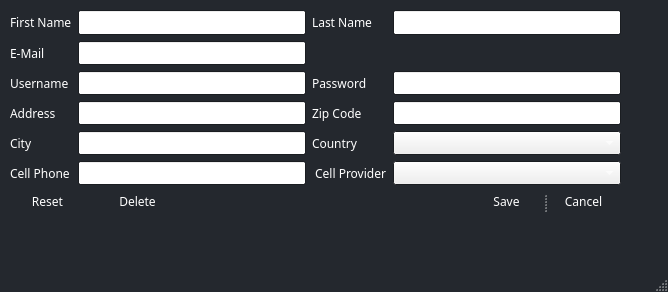
<?xml version="1.0" encoding="UTF-8"?>
<ui version="4.0">
 <class>AdminEditSelectedUserWindow</class>
 <widget class="QMainWindow" name="AdminEditSelectedUserWindow">
  <property name="geometry">
   <rect>
    <x>0</x>
    <y>0</y>
    <width>668</width>
    <height>292</height>
   </rect>
  </property>
  <property name="palette">
   <palette>
    <active>
     <colorrole role="WindowText">
      <brush brushstyle="SolidPattern">
       <color alpha="255">
        <red>255</red>
        <green>255</green>
        <blue>255</blue>
       </color>
      </brush>
     </colorrole>
     <colorrole role="ButtonText">
      <brush brushstyle="SolidPattern">
       <color alpha="255">
        <red>255</red>
        <green>255</green>
        <blue>255</blue>
       </color>
      </brush>
     </colorrole>
     <colorrole role="Base">
      <brush brushstyle="SolidPattern">
       <color alpha="255">
        <red>255</red>
        <green>255</green>
        <blue>255</blue>
       </color>
      </brush>
     </colorrole>
     <colorrole role="Window">
      <brush brushstyle="SolidPattern">
       <color alpha="255">
        <red>36</red>
        <green>40</green>
        <blue>46</blue>
       </color>
      </brush>
     </colorrole>
    </active>
    <inactive>
     <colorrole role="WindowText">
      <brush brushstyle="SolidPattern">
       <color alpha="255">
        <red>255</red>
        <green>255</green>
        <blue>255</blue>
       </color>
      </brush>
     </colorrole>
     <colorrole role="ButtonText">
      <brush brushstyle="SolidPattern">
       <color alpha="255">
        <red>255</red>
        <green>255</green>
        <blue>255</blue>
       </color>
      </brush>
     </colorrole>
     <colorrole role="Base">
      <brush brushstyle="SolidPattern">
       <color alpha="255">
        <red>255</red>
        <green>255</green>
        <blue>255</blue>
       </color>
      </brush>
     </colorrole>
     <colorrole role="Window">
      <brush brushstyle="SolidPattern">
       <color alpha="255">
        <red>36</red>
        <green>40</green>
        <blue>46</blue>
       </color>
      </brush>
     </colorrole>
    </inactive>
    <disabled>
     <colorrole role="WindowText">
      <brush brushstyle="SolidPattern">
       <color alpha="255">
        <red>120</red>
        <green>120</green>
        <blue>120</blue>
       </color>
      </brush>
     </colorrole>
     <colorrole role="ButtonText">
      <brush brushstyle="SolidPattern">
       <color alpha="255">
        <red>120</red>
        <green>120</green>
        <blue>120</blue>
       </color>
      </brush>
     </colorrole>
     <colorrole role="Base">
      <brush brushstyle="SolidPattern">
       <color alpha="255">
        <red>36</red>
        <green>40</green>
        <blue>46</blue>
       </color>
      </brush>
     </colorrole>
     <colorrole role="Window">
      <brush brushstyle="SolidPattern">
       <color alpha="255">
        <red>36</red>
        <green>40</green>
        <blue>46</blue>
       </color>
      </brush>
     </colorrole>
    </disabled>
   </palette>
  </property>
  <property name="font">
   <font>
    <family>Century Gothic</family>
   </font>
  </property>
  <property name="windowTitle">
   <string>MainWindow</string>
  </property>
  <widget class="QWidget" name="centralwidget">
   <widget class="QLabel" name="errorOutputLabel">
    <property name="geometry">
     <rect>
      <x>240</x>
      <y>190</y>
      <width>211</width>
      <height>16</height>
     </rect>
    </property>
    <property name="styleSheet">
     <string notr="true">color: rgb(170, 0, 0);</string>
    </property>
    <property name="text">
     <string/>
    </property>
   </widget>
   <widget class="QSplitter" name="splitter">
    <property name="geometry">
     <rect>
      <x>470</x>
      <y>190</y>
      <width>150</width>
      <height>23</height>
     </rect>
    </property>
    <property name="orientation">
     <enum>Qt::Horizontal</enum>
    </property>
    <widget class="QPushButton" name="createButton">
     <property name="text">
      <string>Save</string>
     </property>
     <property name="flat">
      <bool>true</bool>
     </property>
    </widget>
    <widget class="QPushButton" name="cancelButton">
     <property name="text">
      <string>Cancel</string>
     </property>
     <property name="autoDefault">
      <bool>false</bool>
     </property>
     <property name="flat">
      <bool>true</bool>
     </property>
    </widget>
   </widget>
   <widget class="QPushButton" name="resetButton">
    <property name="geometry">
     <rect>
      <x>10</x>
      <y>190</y>
      <width>75</width>
      <height>23</height>
     </rect>
    </property>
    <property name="text">
     <string>Reset</string>
    </property>
    <property name="autoDefault">
     <bool>false</bool>
    </property>
    <property name="flat">
     <bool>true</bool>
    </property>
   </widget>
   <widget class="QWidget" name="layoutWidget">
    <property name="geometry">
     <rect>
      <x>10</x>
      <y>10</y>
      <width>611</width>
      <height>175</height>
     </rect>
    </property>
    <layout class="QGridLayout" name="gridLayout">
     <item row="1" column="0">
      <widget class="QLabel" name="label_3">
       <property name="text">
        <string>E-Mail</string>
       </property>
      </widget>
     </item>
     <item row="1" column="1">
      <widget class="QLineEdit" name="emailInputBox">
       <property name="text">
        <string/>
       </property>
      </widget>
     </item>
     <item row="2" column="1">
      <widget class="QLineEdit" name="usernameInputBox">
       <property name="text">
        <string/>
       </property>
      </widget>
     </item>
     <item row="2" column="0">
      <widget class="QLabel" name="label_4">
       <property name="text">
        <string>Username</string>
       </property>
      </widget>
     </item>
     <item row="2" column="2">
      <widget class="QLabel" name="label_5">
       <property name="text">
        <string>Password</string>
       </property>
      </widget>
     </item>
     <item row="2" column="3">
      <widget class="QLineEdit" name="passwordInputBox">
       <property name="text">
        <string/>
       </property>
      </widget>
     </item>
     <item row="3" column="0">
      <widget class="QLabel" name="label_6">
       <property name="text">
        <string>Address</string>
       </property>
      </widget>
     </item>
     <item row="3" column="2">
      <widget class="QLabel" name="label_8">
       <property name="text">
        <string>Zip Code</string>
       </property>
      </widget>
     </item>
     <item row="3" column="1">
      <widget class="QLineEdit" name="addressInputBox">
       <property name="text">
        <string/>
       </property>
      </widget>
     </item>
     <item row="4" column="2">
      <widget class="QLabel" name="label_11">
       <property name="text">
        <string>Country</string>
       </property>
      </widget>
     </item>
     <item row="4" column="3">
      <widget class="QComboBox" name="countrySelectionBox"/>
     </item>
     <item row="4" column="0">
      <widget class="QLabel" name="label_7">
       <property name="text">
        <string>City</string>
       </property>
      </widget>
     </item>
     <item row="4" column="1">
      <widget class="QLineEdit" name="cityInputBox"/>
     </item>
     <item row="3" column="3">
      <widget class="QLineEdit" name="zipCodeInputBox"/>
     </item>
     <item row="5" column="3">
      <widget class="QComboBox" name="cellProvidorSelectionBox"/>
     </item>
     <item row="5" column="1">
      <widget class="QLineEdit" name="cellPhoneInputBox"/>
     </item>
     <item row="5" column="0">
      <widget class="QLabel" name="label_12">
       <property name="text">
        <string>Cell Phone</string>
       </property>
      </widget>
     </item>
     <item row="0" column="0">
      <widget class="QLabel" name="label">
       <property name="text">
        <string>First Name</string>
       </property>
      </widget>
     </item>
     <item row="0" column="1">
      <widget class="QLineEdit" name="firstNameInputBox">
       <property name="text">
        <string/>
       </property>
      </widget>
     </item>
     <item row="0" column="3">
      <widget class="QLineEdit" name="lastNameInputBox">
       <property name="text">
        <string/>
       </property>
      </widget>
     </item>
     <item row="0" column="2">
      <widget class="QLabel" name="label_2">
       <property name="text">
        <string>Last Name</string>
       </property>
      </widget>
     </item>
     <item row="5" column="2">
      <widget class="QLabel" name="label_13">
       <property name="text">
        <string> Cell Provider</string>
       </property>
      </widget>
     </item>
    </layout>
   </widget>
   <widget class="QPushButton" name="deleteButton">
    <property name="geometry">
     <rect>
      <x>100</x>
      <y>190</y>
      <width>75</width>
      <height>23</height>
     </rect>
    </property>
    <property name="text">
     <string>Delete</string>
    </property>
    <property name="autoDefault">
     <bool>false</bool>
    </property>
    <property name="flat">
     <bool>true</bool>
    </property>
   </widget>
  </widget>
  <widget class="QStatusBar" name="statusbar"/>
 </widget>
 <resources/>
 <connections/>
</ui>
